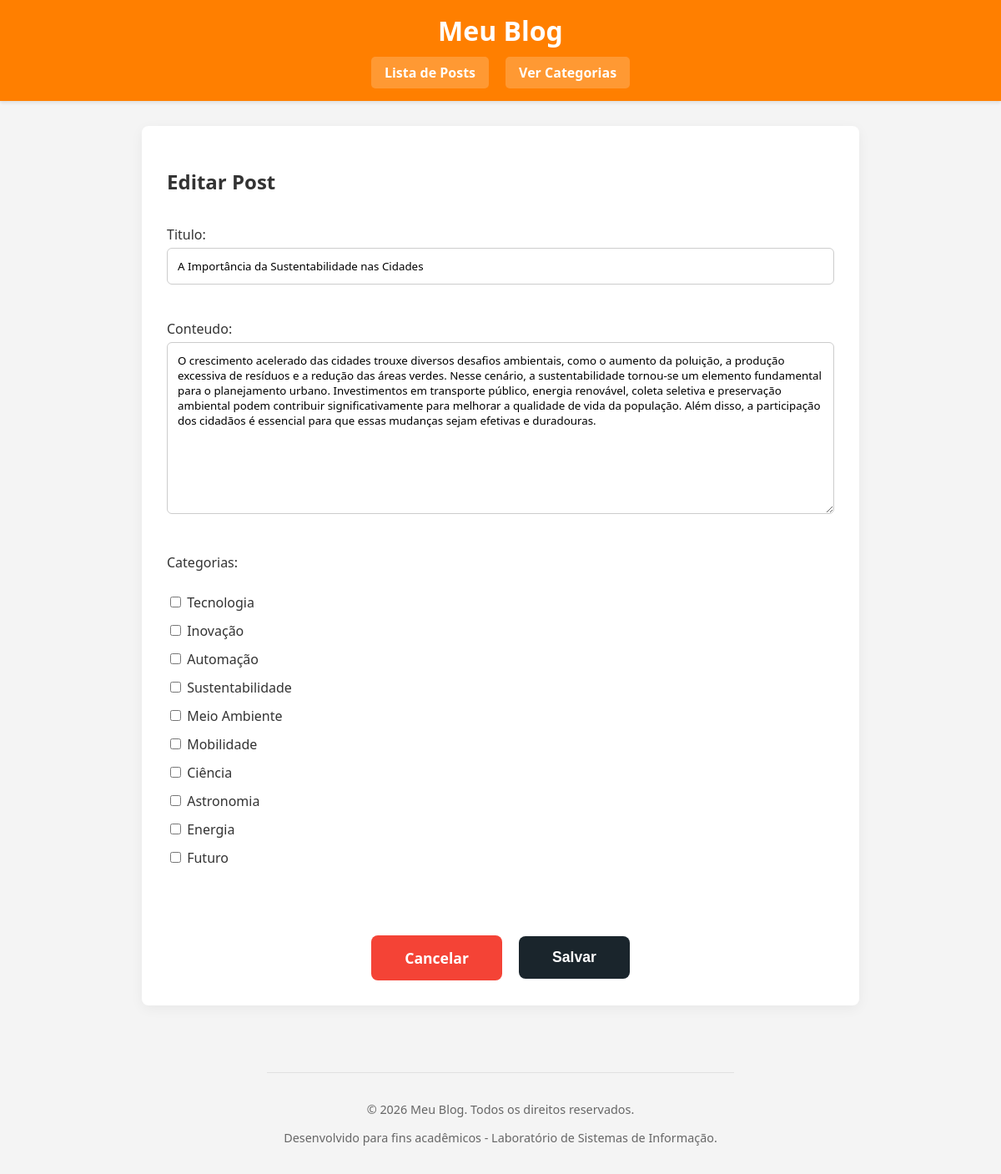
The app's page /post/15/edit/ (signed in) with its own data.
### blog/models.py (models this page shows, shortened)
class Post(models.Model):
    titulo = models.CharField(max_length=200)
    conteudo = models.TextField() # O enunciado diz que armazenará HTML posteriormente
    data_postagem = models.DateTimeField(default=timezone.now)
    categorias = models.ManyToManyField(Category, related_name='posts')

### blog/views.py (the view)
# urls.py: path('post/<int:pk>/edit/', views.PostUpdateView.as_view(), name='post_edit'),
class PostUpdateView(LoginRequiredMixin, UpdateView):
    model = Post
    fields = ['titulo', 'conteudo', 'categorias']
    template_name = 'blog/post_form.html'

### blog/forms.py
class PostForm(forms.ModelForm):
    categorias = forms.ModelMultipleChoiceField(
        queryset=Category.objects.all(),
        widget=forms.CheckboxSelectMultiple,
        required=False # Permite criar um post sem categoria, se desejar
    )
    class Meta:
        model = Post
        fields = ['titulo', 'conteudo', 'categorias']

### blog/models.py (called while the page is built)
    def __str__(self):
        return self.nome

### templates/blog/post_form.html (shortened to what this page needs)
{% extends 'base.html' %}
{% block content %}
    <h2>{% if post %}Editar Post{% else %}Novo Post{% endif %}</h2>
    <form method="POST">
        {{ form.as_p }}
        <div class="form-actions">
            <a href="{% url 'post_list' %}" class="btn-cancelar">Cancelar</a>
            <button type="submit">Salvar</button>
        </div>
    </form>
{% endblock %}

### static/css/style.css (style rules this page uses)
body { font-family: 'Segoe UI', Tahoma, Geneva, Verdana, sans-serif; background-color: #f4f4f4; color: #333; margin: 0; padding: 0; display: flex; flex-direction: column; align-items: center; }
form { display: flex; flex-direction: column; }
input[type="text"], textarea { width: 100%; padding: 12px; margin-top: 5px; margin-bottom: 10px; border: 1px solid #ccc; border-radius: 6px; box-sizing: border-box; font-family: inherit; }
#id_categorias { list-style-type: none; padding-left: 0; margin-top: 10px; margin-bottom: 20px; display: flex; flex-direction: column; gap: 12px; }
.form-actions { display: flex; flex-direction: row; justify-content: center; align-items: center; gap: 20px; margin-top: 30px; width: 100%; }
button[type="submit"], .btn-cancelar { display: inline-block; padding: 15px 40px; border: none; border-radius: 8px; font-weight: bold; font-size: 1.1rem; text-align: center; text-decoration: none; cursor: pointer; margin: 0; box-sizing: border-box; transition: background-color 0.3s ease, transform 0.2s ease; }
button[type="submit"] { background-color: #1a252c; color: white; }
.btn-cancelar { background-color: #f44336; color: white; }

### records on screen
Post: titulo "A Importância da Sustentabilidade nas Cidades", conteudo "O crescimento acelerado das cidades trouxe diversos desafios ambientais, como o aumento da poluição, a produção excessiva de resíduos e a redução das áreas verdes. Nesse cenário, a sustentabilidade tornou-se um elemento fundamental para o planejamento urbano. Investimentos em transporte público, energia renovável, coleta seletiva e preservação ambiental podem contribuir significativamente para melhorar a qualidade de vida da população. Além disso, a participação dos cidadãos é essencial para que essas mudanças sejam efetivas e duradouras."
